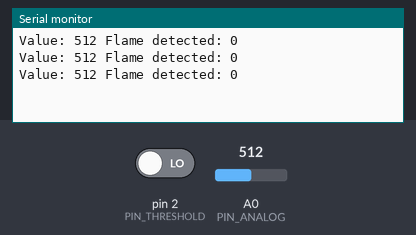
Simulated run of this sketch. Board: Arduino Uno, built with avr-gcc and run on an emulated ATmega328P. On the bench: the last lines printed to the serial monitor. The test bench sets the inputs (shaded band); at power-on: pin 2 (PIN_THRESHOLD) LOW, A0 (PIN_ANALOG) = 512.

Above: at 1.8 s.
1.9 s: pin 2 (PIN_THRESHOLD) driven HIGH
At 2.4 s:
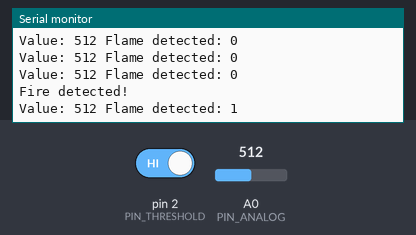
3.4 s: A0 (PIN_ANALOG) set to 490
At 3.9 s:
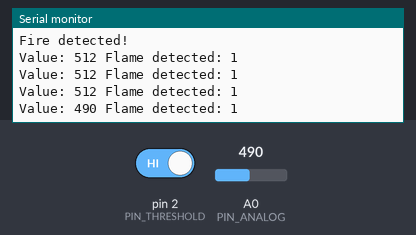
4.9 s: A0 (PIN_ANALOG) set to 510
At 5.4 s:
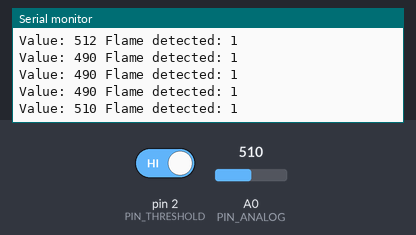
6.4 s: pin 2 (PIN_THRESHOLD) driven LOW
At 6.9 s:
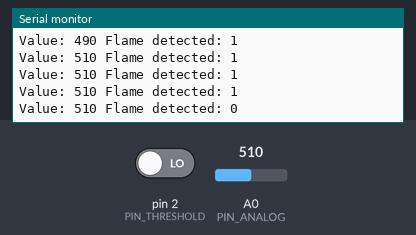
Timing chart, 0 to 8.9 s (numbered marks = the images above; inputs shaded):
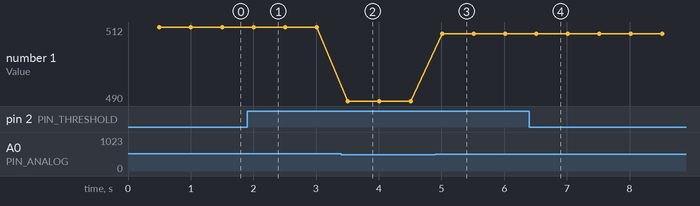

The sketch:

main.ino
```cpp
/**
 * @file    main.ino
 * @author  Filippo Graziani
 * @date    28/02/2024
 * @brief   A sample code for the flame sensor (KY026)
 * Connections:
 * Sensor       -----       Arduino Uno
 * A0                       A0
 * G                        GND
 * +                        5V
 * D0                       2
 */

#include "Arduino.h"
#include <stdint.h>

static void irq_flame_detect();

#define     PIN_ANALOG      (A0)
#define     PIN_THRESHOLD   (2)

// Threshold to show an alarm.
//
static volatile bool b_flame_detected(false);

/**
 * @brief   Setup function.
 * @par     Description
 * Setting of the Arduino's pins and the serial port.
 * @return  Nothing.
 */
void
setup ()
{
    Serial.begin(9600);

    while (!Serial)
    {
        /* Do nothing */
    }

    pinMode(PIN_ANALOG, INPUT);
    pinMode(PIN_THRESHOLD, INPUT);
    attachInterrupt(digitalPinToInterrupt(PIN_THRESHOLD), irq_flame_detect,
                                          RISING);
}   /* setup() */

/**
 * @brief   Loop function.
 * @par     Description
 * Prints the analog read of the flame sensor every 500 milliseconds.
 * It tests also the presence of the alarm.
 * @return  Nothing.
 */
void
loop ()
{
    // The previous print.
    //
    static uint32_t time_prev(0);

    if ((millis() - time_prev) > 500)
    {
        time_prev = millis();

        int32_t value = analogRead(PIN_ANALOG);
        int32_t flame_status = digitalRead(PIN_THRESHOLD);

        Serial.println("Value: " + String(value) + " "
                       "Flame detected: " + String(flame_status));
    }

    if (true == b_flame_detected)
    {
        Serial.println("Fire detected!");
        b_flame_detected = false;
    }
}   /* loop() */

/**
 * @brief   Interrupt function.
 * @par     Description
 * Enables the alarm trigger.
 * @return  Nothing.
 */
static void
irq_flame_detect ()
{
    b_flame_detected = true;
}   /* irq_flame_detect() */


/*** End of file ***/
```

Measured:
- after the input at 1.9 s, the serial monitor: prints a new line at once (image 1)
- after the input at 3.4 s, the serial monitor: prints a new line after 0.11 s (image 2)
- after the input at 4.9 s, the serial monitor: prints a new line after 0.11 s (image 3)
- after the input at 6.4 s, the serial monitor: prints a new line after 0.11 s (image 4)
- plotted number 1: 512 → 490 after the input at 3.4 s, 490 → 510 after the input at 4.9 s
